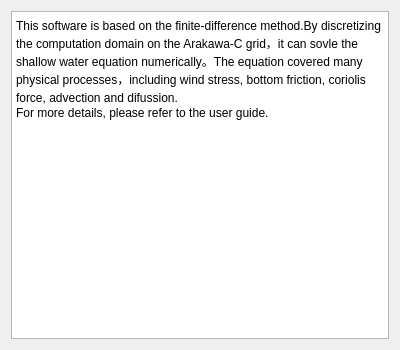
<?xml version="1.0" encoding="UTF-8"?>
<ui version="4.0">
 <class>helpDialog</class>
 <widget class="QDialog" name="helpDialog">
  <property name="geometry">
   <rect>
    <x>0</x>
    <y>0</y>
    <width>400</width>
    <height>350</height>
   </rect>
  </property>
  <property name="windowTitle">
   <string>帮助</string>
  </property>
  <property name="windowIcon">
   <iconset resource="res.qrc">
    <normaloff>:/logo/icons/applogo.png</normaloff>:/logo/icons/applogo.png</iconset>
  </property>
  <layout class="QHBoxLayout" name="horizontalLayout">
   <item>
    <widget class="QTextBrowser" name="textBrowser">
     <property name="html">
      <string>&lt;!DOCTYPE HTML PUBLIC &quot;-//W3C//DTD HTML 4.0//EN&quot; &quot;http://www.w3.org/TR/REC-html40/strict.dtd&quot;&gt;
&lt;html&gt;&lt;head&gt;&lt;meta name=&quot;qrichtext&quot; content=&quot;1&quot; /&gt;&lt;style type=&quot;text/css&quot;&gt;
p, li { white-space: pre-wrap; }
&lt;/style&gt;&lt;/head&gt;&lt;body style=&quot; font-family:'SimSun'; font-size:9pt; font-weight:400; font-style:normal;&quot;&gt;
&lt;p style=&quot; margin-top:0px; margin-bottom:0px; margin-left:0px; margin-right:0px; -qt-block-indent:0; text-indent:0px;&quot;&gt;&lt;span style=&quot; font-family:'Sans Serif';&quot;&gt;This software is based on the finite-difference method.By discretizing the computation domain on the Arakawa-C grid，it can sovle the shallow water equation numerically。The equation covered many physical processes，including wind stress, bottom friction, coriolis force, advection and difussion.&lt;/span&gt;&lt;/p&gt;
&lt;p style=&quot; margin-top:0px; margin-bottom:0px; margin-left:0px; margin-right:0px; -qt-block-indent:0; text-indent:0px;&quot;&gt;&lt;span style=&quot; font-family:'Sans Serif';&quot;&gt;For more details, please refer to the user guide.&lt;/span&gt;&lt;/p&gt;
&lt;p style=&quot;-qt-paragraph-type:empty; margin-top:0px; margin-bottom:0px; margin-left:0px; margin-right:0px; -qt-block-indent:0; text-indent:0px; font-family:'Sans Serif';&quot;&gt;&lt;br /&gt;&lt;/p&gt;&lt;/body&gt;&lt;/html&gt;</string>
     </property>
    </widget>
   </item>
  </layout>
 </widget>
 <resources>
  <include location="res.qrc"/>
 </resources>
 <connections/>
</ui>
